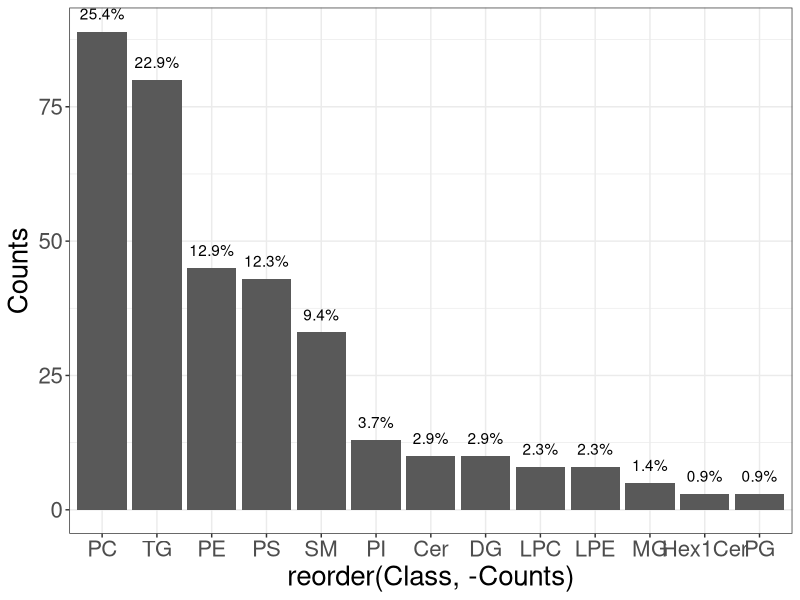
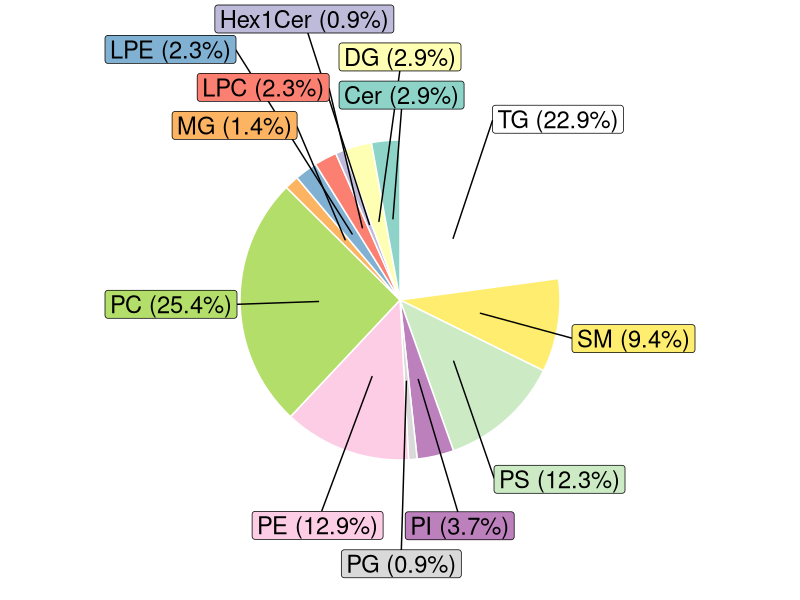
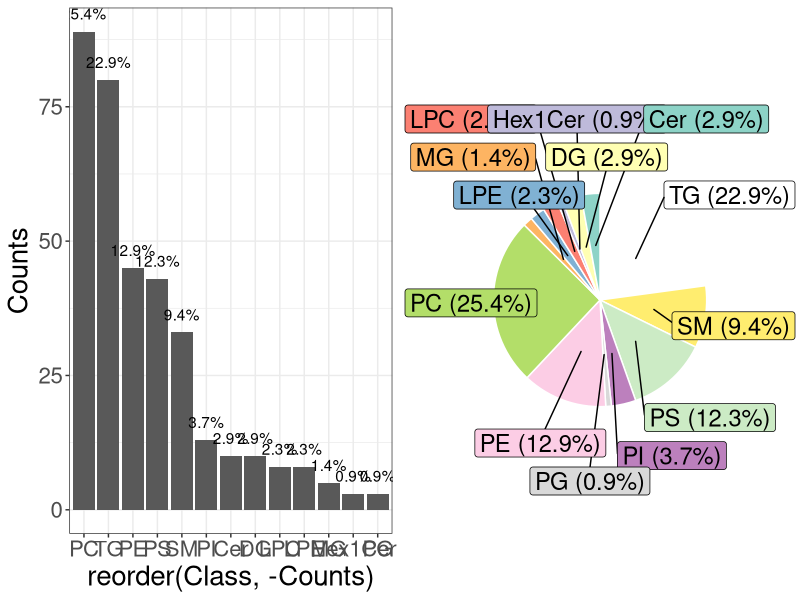

Reproduce these figures in R, in order.
# Set wd to the current directory
setwd(dirname(rstudioapi::getActiveDocumentContext()$path))

library(dplyr) # for data manipulation
library(ggfortify) # for autoplot function to plot pca
library(ggplot2)
library(ggrepel)
library(gridExtra)  

# Protein concentrations
filtered_lipids = read.table("nfur.ast.merged_filtered_2.csv", header = T, sep = ",")
head(filtered_lipids)

# Stripe the fatty acid and get the class
filtered_lipids$Class = gsub("\\(.*\\)", "", filtered_lipids$FattyAcid)
head(filtered_lipids)

df = filtered_lipids %>% group_by(Class) %>% tally()
colnames(df) = c("Class", "Counts")
df$Percentage = round(((df$Counts*100)/(sum(df$Counts))), digit = 1)
df

bar = ggplot(data=df, aes(x=reorder(Class, -Counts), y = Counts)) +
  geom_bar(stat="identity") + 
  theme_bw() + 
  theme(text = element_text(size=20)) +
  geom_text(aes(label = paste0(Percentage, "%")), vjust = -1)
bar

df <- df %>% 
  arrange(desc(Class)) %>%
  mutate(prop = Counts / sum(df$Counts) *100) %>%
  mutate(ypos = cumsum(prop)- 0.5*prop )

pie = ggplot(data=df, aes(x="", y=prop, fill=Class)) +
  geom_bar(stat="identity", width=1, color="white") +
  coord_polar("y", start=0) +
  theme_void() + 
  theme(legend.position="none") +
  geom_label_repel(data = df, aes(y = ypos, 
                   label = paste0(Class, " (", Percentage, "%)")), color = "black", size=6, nudge_x = 1, 
                   show.legend = FALSE) +
  scale_fill_brewer(palette="Set3")
pie

pdf(file = "LipidClass_change_contribution.pdf", height = 5, width = 15)
grid.arrange(bar, pie, ncol = 2) 
dev.off()
